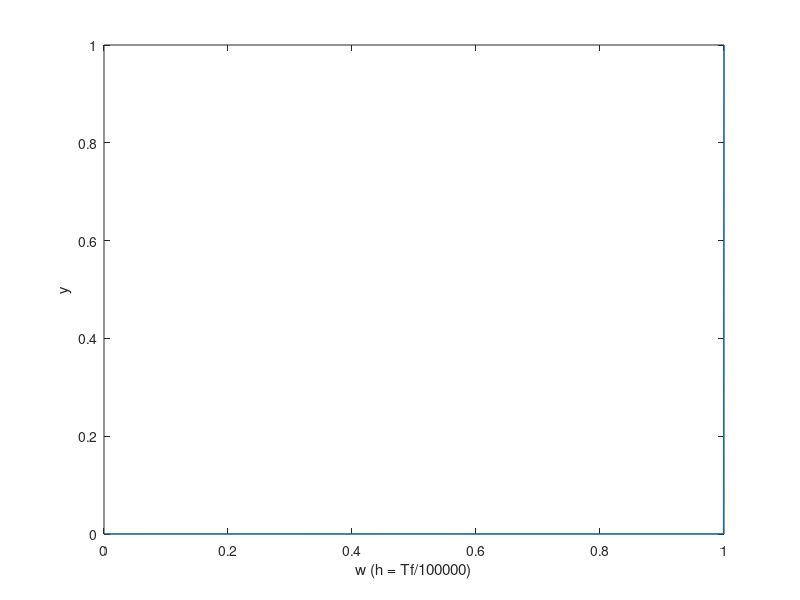

Here is the MATLAB script that generated this plot:
clear all;
% Parameters:
delta = 0.0001;
Tf = 2/delta;
h = Tf/20;
n = 1;
t = 0;
y(n) = delta;


% Code
while (t < Tf)
    w(n) = y(n);
    epsilon = 1;
    while (epsilon > 10.e-10)
        F(n) = w(n) - y(n) - h*(w(n))^2 + h*(w(n))^3;
        Fprime(n) = 1 - 2*h*w(n) + 3*h*(w(n))^2;
        w(n+1) = w(n) - F(n)/Fprime(n);
        epsilon = abs(w(n+1) - w(n));
        w(n) = w(n+1);
      
    
    end
    y(n+1) = w(n+1);
    t = t + h;
    n = n + 1;
end


plot(w, y);
xlabel('w (h = Tf/100000)');
ylabel('y');

